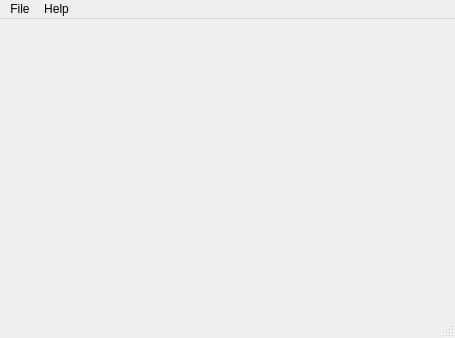
<?xml version="1.0" encoding="UTF-8"?>
<ui version="4.0">
 <class>ODHidDFUMain</class>
 <widget class="QMainWindow" name="ODHidDFUMain">
  <property name="geometry">
   <rect>
    <x>0</x>
    <y>0</y>
    <width>455</width>
    <height>338</height>
   </rect>
  </property>
  <property name="windowTitle">
   <string>OD DFU Utility</string>
  </property>
  <property name="windowIcon">
   <iconset resource="odhiddfu.qrc">
    <normaloff>:/images/odhiddfu.ico</normaloff>:/images/odhiddfu.ico</iconset>
  </property>
  <widget class="QWidget" name="centralwidget">
   <layout class="QVBoxLayout" name="verticalLayout">
    <property name="spacing">
     <number>1</number>
    </property>
    <property name="leftMargin">
     <number>1</number>
    </property>
    <property name="topMargin">
     <number>1</number>
    </property>
    <property name="rightMargin">
     <number>1</number>
    </property>
    <property name="bottomMargin">
     <number>1</number>
    </property>
    <item>
     <widget class="QStackedWidget" name="stackedWidget">
      <property name="currentIndex">
       <number>0</number>
      </property>
      <widget class="QWidget" name="selectorPage"/>
     </widget>
    </item>
   </layout>
  </widget>
  <widget class="QMenuBar" name="menubar">
   <property name="geometry">
    <rect>
     <x>0</x>
     <y>0</y>
     <width>455</width>
     <height>22</height>
    </rect>
   </property>
   <widget class="QMenu" name="menuFile">
    <property name="title">
     <string>File</string>
    </property>
    <addaction name="actionDisconnect"/>
    <addaction name="separator"/>
    <addaction name="actionExit"/>
   </widget>
   <widget class="QMenu" name="menuHelp">
    <property name="title">
     <string>Help</string>
    </property>
    <addaction name="actionAbout"/>
   </widget>
   <addaction name="menuFile"/>
   <addaction name="menuHelp"/>
  </widget>
  <widget class="QStatusBar" name="statusbar"/>
  <action name="actionExit">
   <property name="text">
    <string>Exit</string>
   </property>
  </action>
  <action name="actionAbout">
   <property name="text">
    <string>About</string>
   </property>
  </action>
  <action name="actionDisconnect">
   <property name="text">
    <string>Disconnect</string>
   </property>
  </action>
 </widget>
 <resources>
  <include location="odhiddfu.qrc"/>
 </resources>
 <connections/>
</ui>
